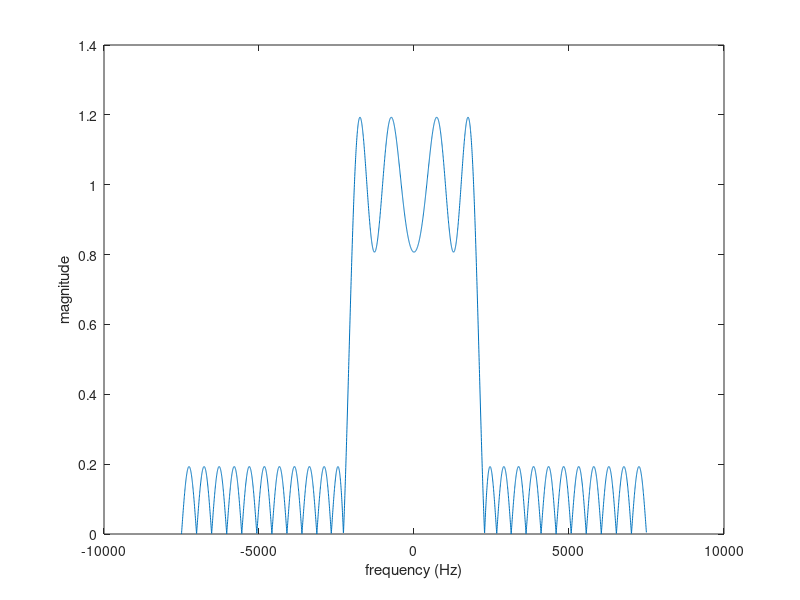
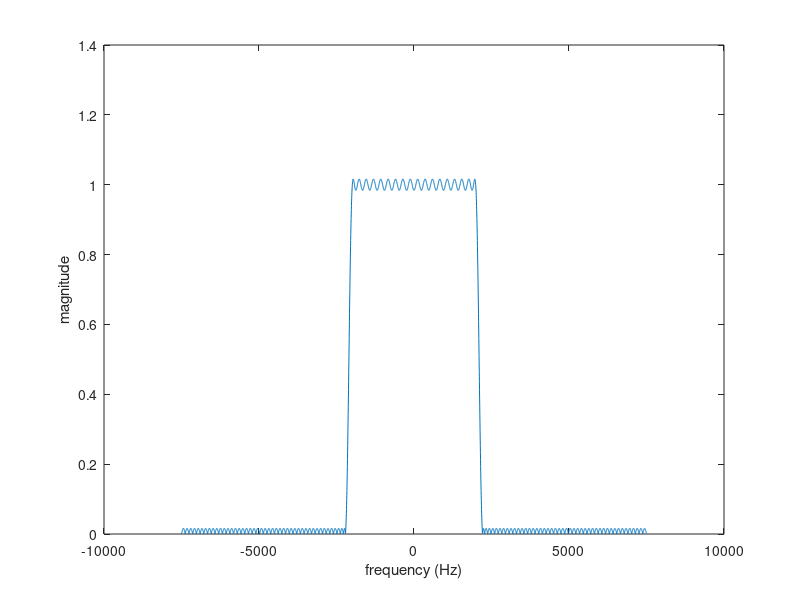
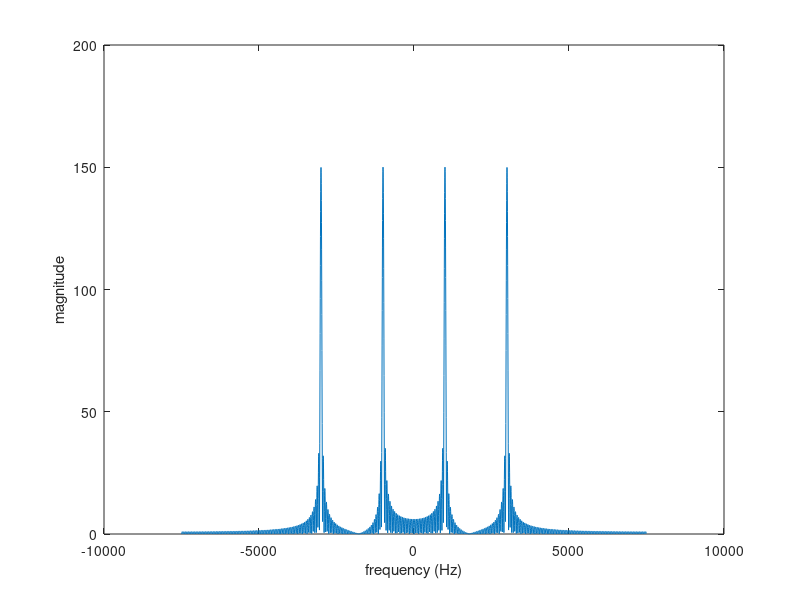
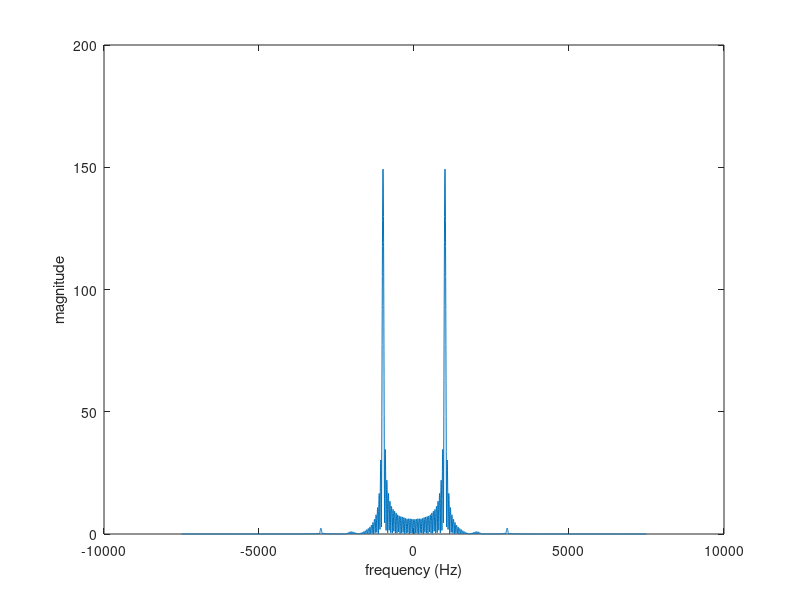

Source code (MATLAB) for these figures, in order:
clear,clc;

%% Task 1

%Use Matlab function ‘firpm’ to design 
%(a) Low-pass 31-order filter hL,1[n], with pass band 0-2 kHz.
%(b) Low-pass 127-order filter hL,2[n], with pass band 0-2 kHz. 

Fs = 15e3;      % Sampling frequency
f_pass = 2e3;
trans_width = 200;
f_cut = f_pass + trans_width;
F = [0, f_pass, f_cut, Fs/2]/(Fs/2);     % 4 elements that specify frequency 
A = [1, 1, 0, 0];

% (a)
order1 = 31;
h1 = firpm(order1, F, A);     % h is the impulse response (time domain)
x1 = fft(h1, 4096);       % FFT of the impulse response = transfer function of the filter
Xlength = 4096;
freqAxis = (-Xlength/2:Xlength/2-1)*(Fs/Xlength);

X1shifted = fftshift(x1);
magSpec1 = abs(X1shifted);

figure(1)
plot(freqAxis, magSpec1)
xlabel('frequency (Hz)')
ylabel('magnitude');

% (b)
order2 = 127;
h2 = firpm(order2, F, A);     % h is the impulse response (time domain)
x2 = fft(h2, 4096);            % FFT of the impulse response = transfer function of the filter

X2shifted = fftshift(x2);
magSpec2 = abs(X2shifted);

figure(2)
plot(freqAxis, magSpec2)
xlabel('frequency (Hz)')
ylabel('magnitude');

%% Task 2

%Generate a signal x[n] as the sum of two sine waves, at frequencies 1 kHz and3 kHz, respectively. 
%Use the sampling frequency of 15 kHz and generate the signals such that they are about 300 samples long. 
%Plot the magnitude of the Fourier Transform for this signal. 
    
fc1 = 1e3;      % frequency 1kHz
fc2 = 3e3;      % frequency 2 kHz
T = 1/Fs; % sampling period
num_samples = 300;
t = T:T:num_samples*T; 

xn_1 = sin(2*pi*fc1*t);
xn_2 = sin(2*pi*fc2*t);
xn = xn_1 + xn_2;       % time domain

Xn = fft(xn, 4096); % perform Fast Fourier Transform
Xnshifted = fftshift(Xn);
Xn_magSpec = abs(Xnshifted);
Xn_freqAxis = (-Xlength/2:Xlength/2-1)*(Fs/Xlength);

figure(3)
plot(Xn_freqAxis, Xn_magSpec)
xlabel('frequency (Hz)')
ylabel('magnitude');


%% Task 3

% Convolve the signal in (2) with the impulse response in (1b). 
% Plot the magnitude of the Fourier Transform of the filtered output. 
% You should see the higher frequency component (3 kHz) suppressed in the output.

y = conv(xn,h2);        % convolution is in time domain so both inputs need to be in time domain

Ylength = 4096;
Y = fft(y, 4096);
Y_shifted = fftshift(Y);
Y_magSpec = abs(Y_shifted);
Y_freqAxis = (-Ylength/2:Ylength/2-1)*(Fs/Ylength);

figure(4)
plot(Y_freqAxis,Y_magSpec)
xlabel('frequency (Hz)')
ylabel('magnitude');